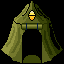

The image is a tile-based game level rendered from a .tmx file. Its description and complete source (layers, tilesets, objects, tile grids) follow:
An orthogonal 4x4 tile map with 16x16 px tiles, 2 tile layers (Buildings, Front).

<map version="1.10" tiledversion="1.11.2" orientation="orthogonal" renderorder="right-down" width="4" height="4" tilewidth="16" tileheight="16" infinite="0" nextlayerid="4" nextobjectid="1">
 <tileset firstgid="1" name="cedar_tent" tilewidth="16" tileheight="16" tilecount="16" columns="4">
  <image source="cedar_tent_summer.png" width="64" height="64" />
 </tileset>
 <layer id="1" name="Buildings" width="4" height="4">
  <data encoding="csv">
0,0,0,0,
0,6,7,0,
9,10,11,12,
13,14,15,16
</data>
 </layer>
 <layer id="2" name="Front" width="4" height="4">
  <data encoding="csv">
1,2,3,4,
5,0,0,8,
0,0,0,0,
0,0,0,0
</data>
 </layer>
</map>